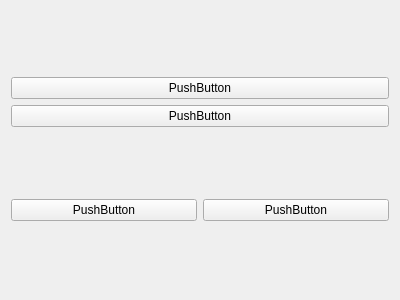
<?xml version="1.0" encoding="UTF-8"?>
<ui version="4.0">
 <class>Form</class>
 <widget class="QWidget" name="Form">
  <property name="geometry">
   <rect>
    <x>0</x>
    <y>0</y>
    <width>400</width>
    <height>300</height>
   </rect>
  </property>
  <property name="windowTitle">
   <string>Form</string>
  </property>
  <layout class="QVBoxLayout" name="verticalLayout_2">
   <item>
    <layout class="QVBoxLayout" name="verticalLayout">
     <item>
      <widget class="QPushButton" name="pushButton_2">
       <property name="text">
        <string>PushButton</string>
       </property>
      </widget>
     </item>
     <item>
      <widget class="QPushButton" name="pushButton">
       <property name="text">
        <string>PushButton</string>
       </property>
      </widget>
     </item>
    </layout>
   </item>
   <item>
    <layout class="QHBoxLayout" name="horizontalLayout">
     <item>
      <widget class="QPushButton" name="pushButton_4">
       <property name="text">
        <string>PushButton</string>
       </property>
      </widget>
     </item>
     <item>
      <widget class="QPushButton" name="pushButton_3">
       <property name="text">
        <string>PushButton</string>
       </property>
      </widget>
     </item>
    </layout>
   </item>
  </layout>
 </widget>
 <resources/>
 <connections/>
</ui>
